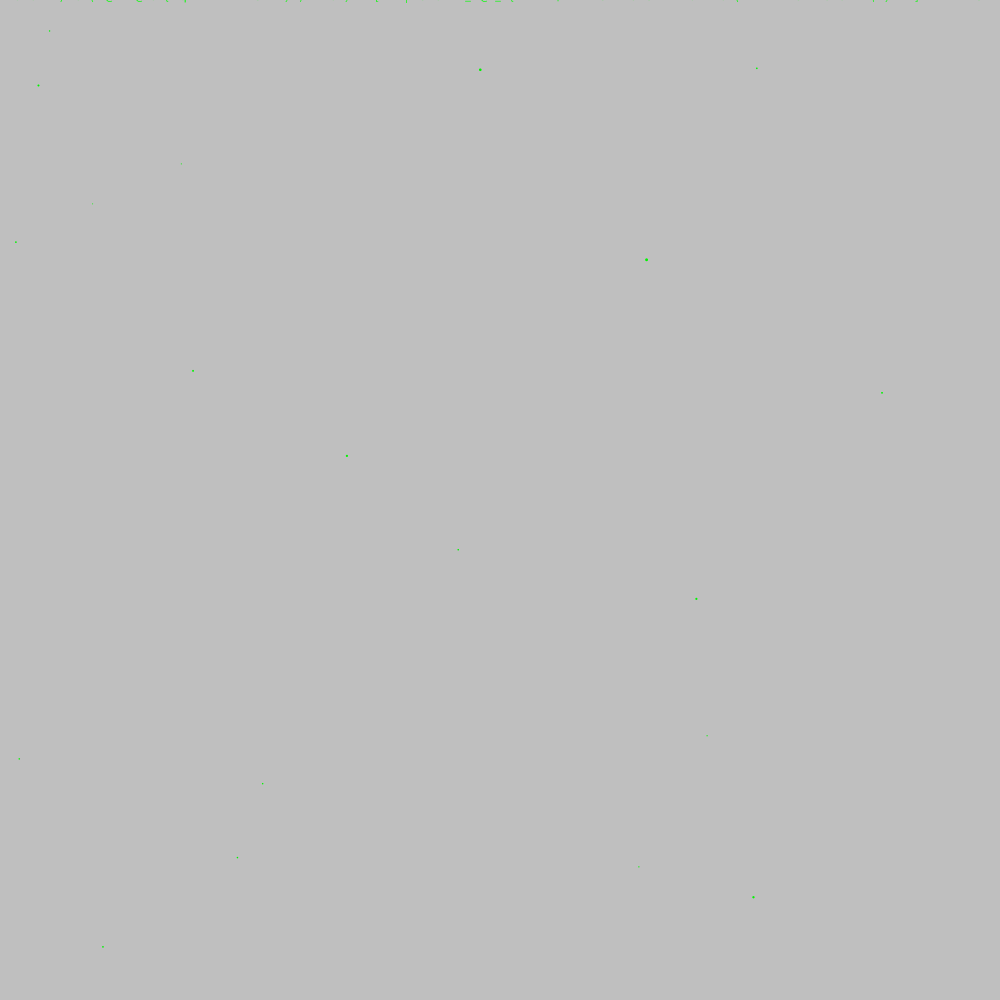
Frame 1 (no input)
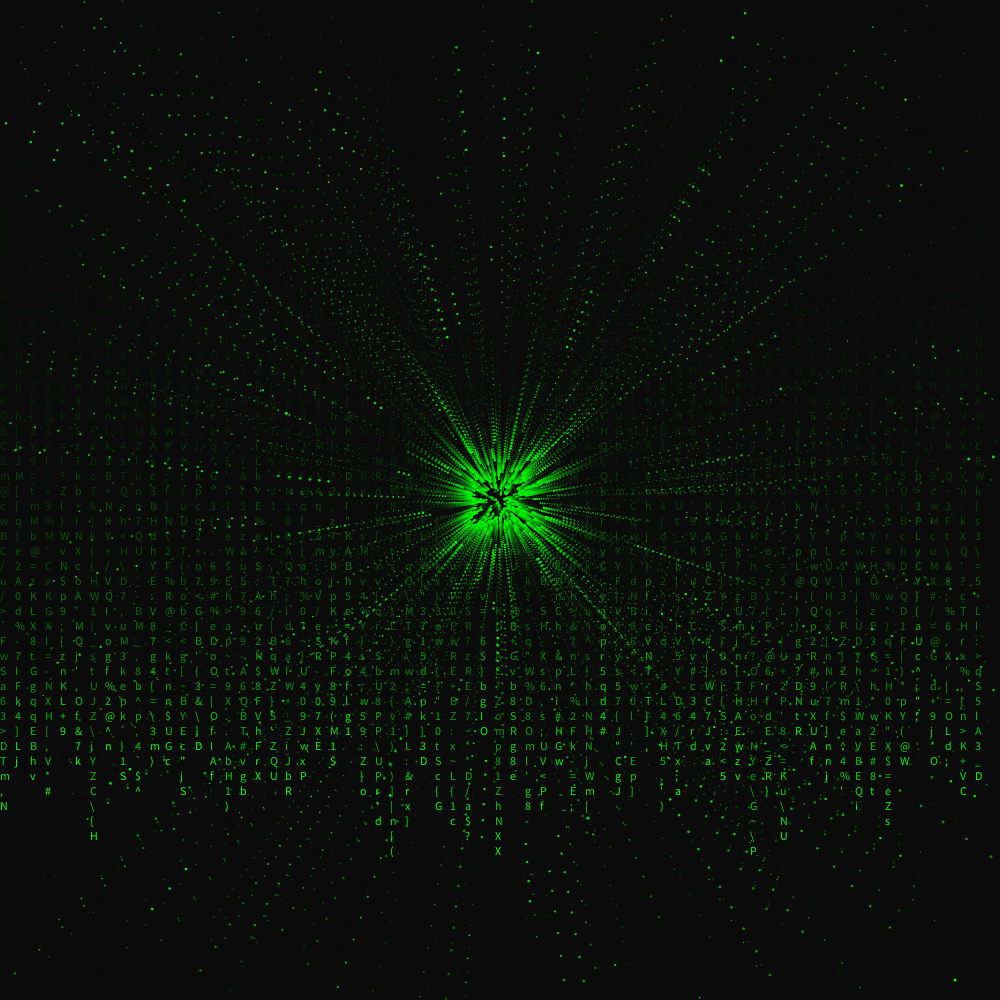
Frame 60 (the mouse pressed at the canvas centre just before this capture)
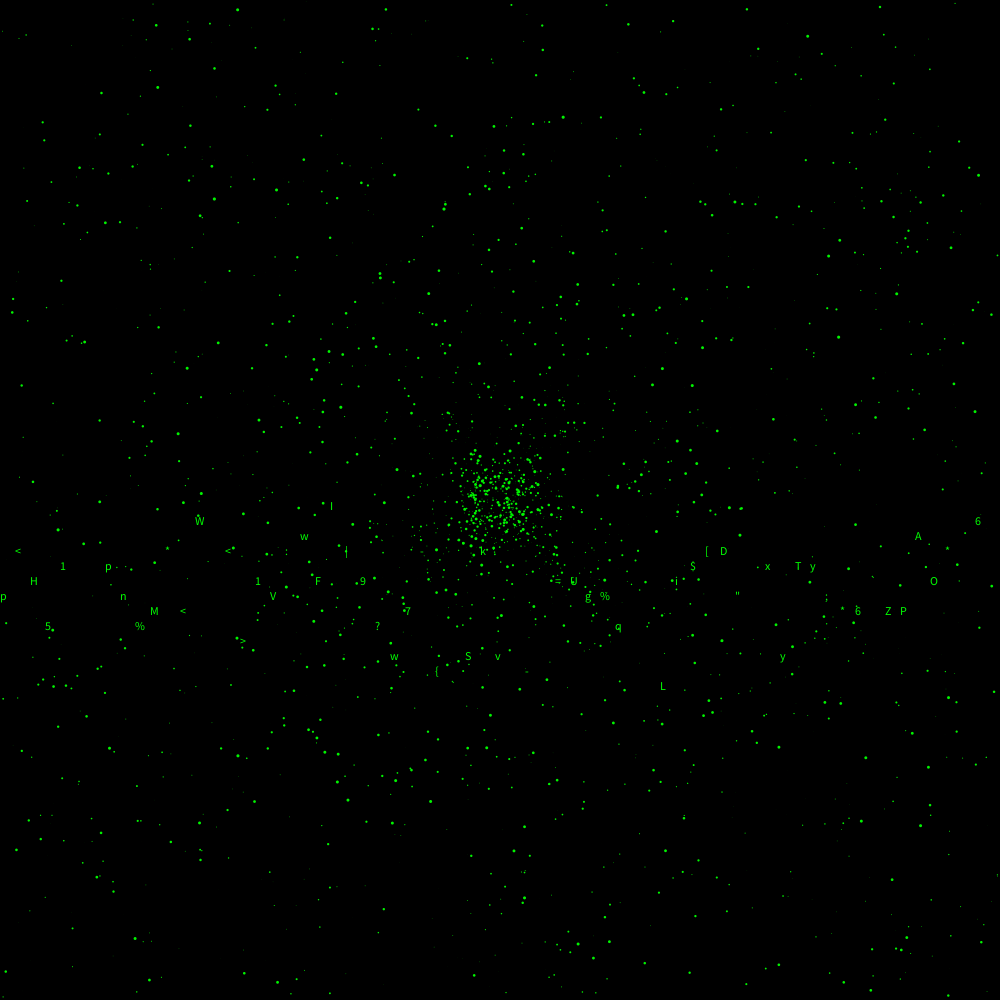
Frame 120 (the mouse held since frame 60 and released just before this capture)

The Processing sketch that drew these frames (run headless with seeded random() and noise(); from frame 60 on, the mouse is pressed at the canvas centre):

// Processing sketch: processing_148031
// ── processing_148031.pde

ArrayList<PVector> stars = new ArrayList<PVector>();
float h2;//=height/2
float w2;//=width/2
float d2;//=diagonal/2
int lowchar = 33;
int highchar = 126;
int columns;
int rows;
int[] place;
int charsize = 15;
 
void setup() {
  size(1000, 1000);
  w2=width/2;
  h2= height/2;
  d2 = dist(0, 0, w2, h2);
  noStroke();
  columns = int(width/charsize);
  rows = int(height/charsize);
  place = new int[columns];
  frameRate(24);
}
void draw() {
  fill(0, map(dist(mouseX, mouseY, w2, h2), 0, d2, 255, 5));
  rect(0, 0, width, height);
  fill(0,255,0);
  
  for (int i = 0; i<20; i++) {   // star init
    stars.add(new PVector(random(width), random(height), random(1, 3)));}
  
  for (int i = 0; i<stars.size(); i++) {
    float x =stars.get(i).x;//local vars
    float y =stars.get(i).y;
    float d =stars.get(i).z;
  
    /* movement+"glitter"*/
    stars.set(i, new PVector(x-map(mouseX, 0, width, -0.05, 0.05)*(w2-x), y-map(mouseY, 0, height, -0.05, 0.05)*(h2-y), d+0.2-0.6*noise(x, y, frameCount)));
      
    if (d>3||d<-3) stars.set(i, new PVector(x, y, 3));
    if (x<0||x>width||y<0||y>height) stars.remove(i);
    if (stars.size()>9999) stars.remove(1);
    ellipse(x, y, d, d);//draw stars
  }
  int thechar;
  char c;
  fill(0, 0, 0, 11);
  rect(0, 0, width, height);
  fill(0, 255, 0);
  for (int i = 0; i < columns; i++) {
    thechar = int(random(lowchar, highchar))+1;
    if (random(1000)>900)
    {
      thechar = 32;
      c = char(thechar);
      fill(0, 255, 0);
      text(c, charsize*i, place[i]*charsize);
    }
    else {
      c = char(thechar);
      fill(0, 255, 0);
      text(c, charsize*i, place[i]*charsize);
      place[i]++;
      if (place[i]>rows) {
        place[i] = 0;
      }
    }
  }
}
